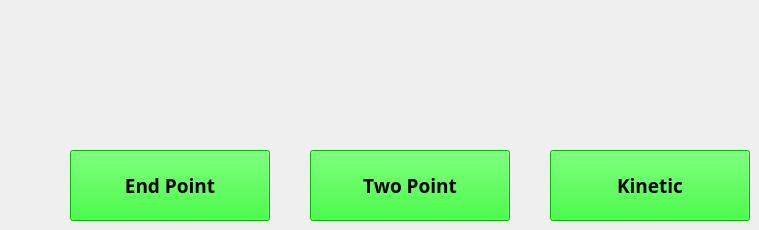
    <widget class="QWidget" name="page_5">
     <widget class="QPushButton" name="pushButton_62">
      <property name="geometry">
       <rect>
        <x>70</x>
        <y>150</y>
        <width>200</width>
        <height>71</height>
       </rect>
      </property>
      <property name="font">
       <font>
        <family>PibotoLt</family>
        <pointsize>14</pointsize>
        <weight>75</weight>
        <bold>true</bold>
       </font>
      </property>
      <property name="styleSheet">
       <string notr="true">background:rgb(0, 255, 0);
color:rgb(0,0,0);</string>
      </property>
      <property name="text">
       <string>End Point</string>
      </property>
     </widget>
     <widget class="QPushButton" name="pushButton_63">
      <property name="geometry">
       <rect>
        <x>310</x>
        <y>150</y>
        <width>200</width>
        <height>71</height>
       </rect>
      </property>
      <property name="font">
       <font>
        <family>PibotoLt</family>
        <pointsize>14</pointsize>
        <weight>75</weight>
        <bold>true</bold>
       </font>
      </property>
      <property name="styleSheet">
       <string notr="true">background:rgb(0, 255, 0);
color:rgb(0,0,0);</string>
      </property>
      <property name="text">
       <string>Two Point</string>
      </property>
     </widget>
     <widget class="QPushButton" name="pushButton_64">
      <property name="geometry">
       <rect>
        <x>550</x>
        <y>150</y>
        <width>200</width>
        <height>71</height>
       </rect>
      </property>
      <property name="font">
       <font>
        <family>PibotoLt</family>
        <pointsize>14</pointsize>
        <weight>75</weight>
        <bold>true</bold>
       </font>
      </property>
      <property name="styleSheet">
       <string notr="true">background:rgb(0, 255, 0);
color:rgb(0,0,0);</string>
      </property>
      <property name="text">
       <string>Kinetic</string>
      </property>
     </widget>
    </widget>
